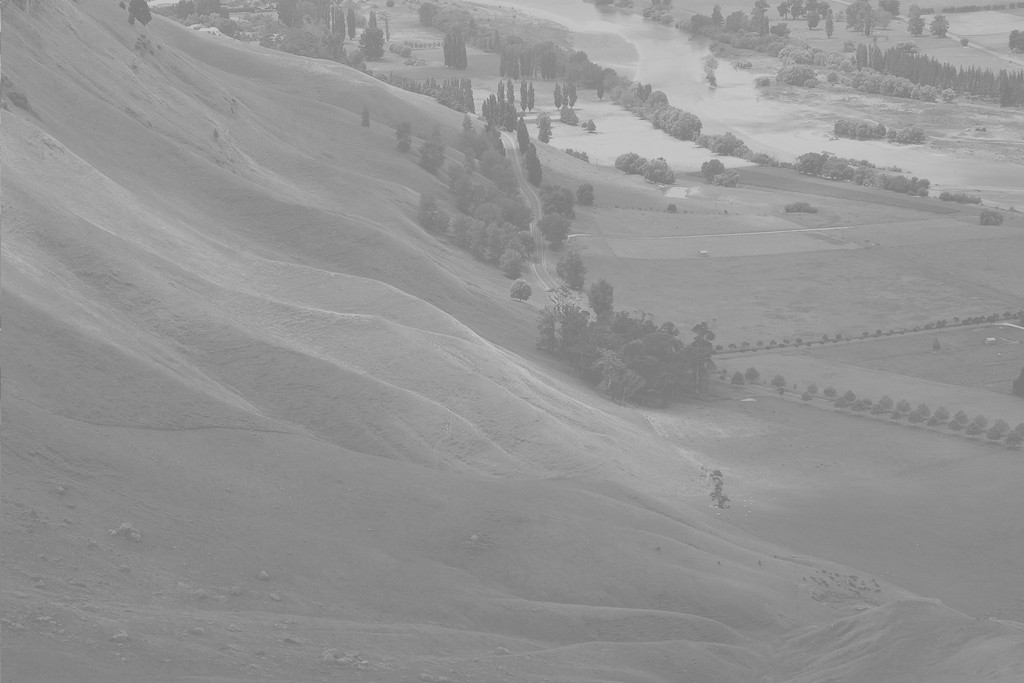
%> input picture histim.jpg, 1024 x 683 px
$ octave histUI.m   (GNU Octave 9; MATLAB toolbox functions it lacks are replaced by stand-ins)
%> lines starting %> are read from the running program, lines starting %| are printed output that depends on the picture
%% Performing Image Enhancement with Histogram Equalization
clc
close all
clear
warning off
a = imread("histim.jpg");
%> a is the input picture: size 683x1024x3 uint8; min 114, max 208, mean 148
%a = rgb2gray(a)
histA = histeq(a);
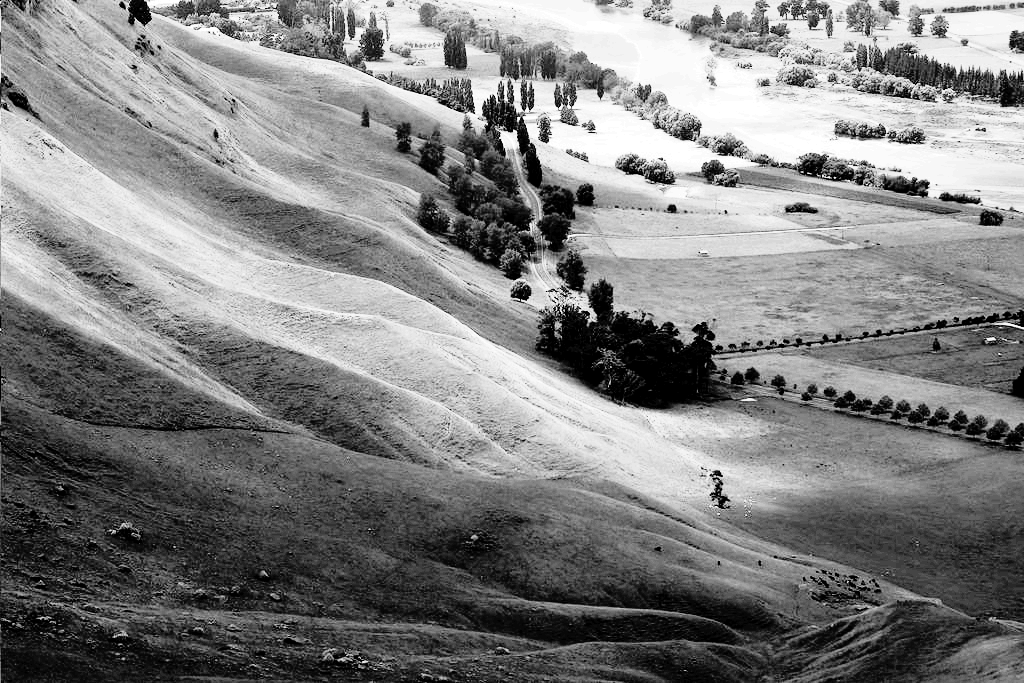
%> histA: size 683x1024x3 uint8; min 0, max 255, mean 128.7
figure;
subplot(2,2,1);
imshow(a);
title("Original Image");
subplot(2,2,2);
imshow(histA);
title("Enhanced Image");
subplot(2,2,3);
imhist(a);
title("Histogram of Original Image");
subplot(2,2,4);
imhist(histA);
title("Histogram of Enhanced Image");
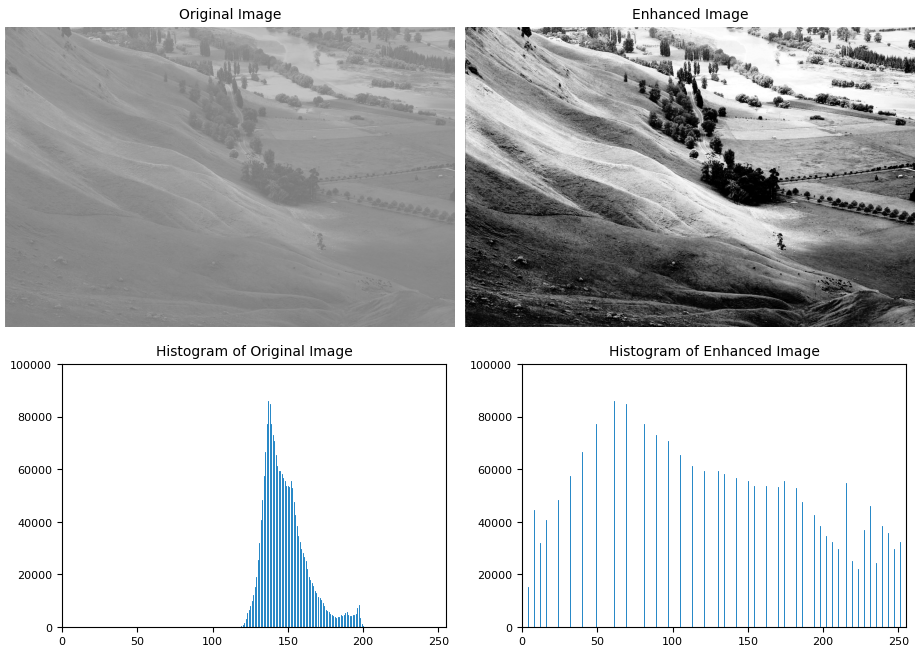
%> figure redrawn from the program's plot data, 4 panels
